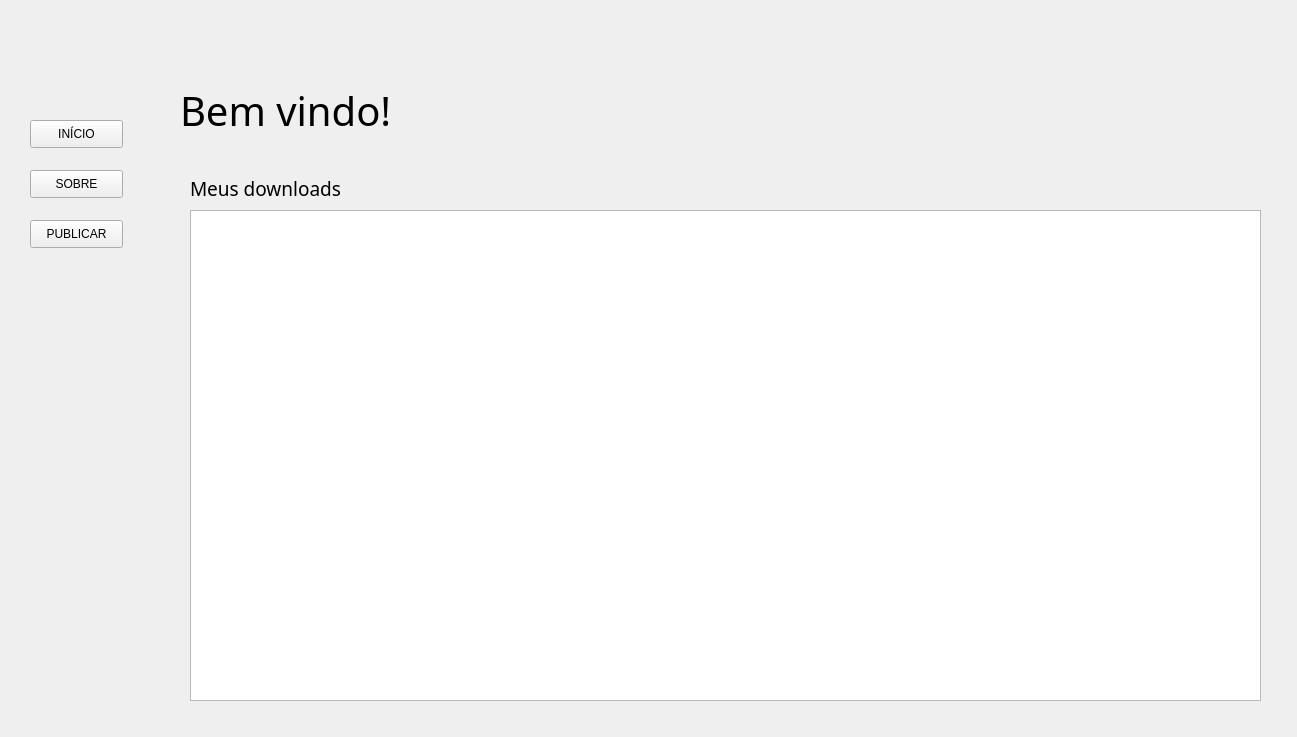
<?xml version="1.0" encoding="UTF-8"?>
<ui version="4.0">
 <class>MainWindow</class>
 <widget class="QMainWindow" name="MainWindow">
  <property name="geometry">
   <rect>
    <x>0</x>
    <y>0</y>
    <width>1297</width>
    <height>737</height>
   </rect>
  </property>
  <property name="sizePolicy">
   <sizepolicy hsizetype="Fixed" vsizetype="Fixed">
    <horstretch>0</horstretch>
    <verstretch>0</verstretch>
   </sizepolicy>
  </property>
  <property name="minimumSize">
   <size>
    <width>1297</width>
    <height>737</height>
   </size>
  </property>
  <property name="maximumSize">
   <size>
    <width>1297</width>
    <height>737</height>
   </size>
  </property>
  <property name="windowTitle">
   <string>MainWindow</string>
  </property>
  <widget class="QWidget" name="centralwidget">
   <property name="sizePolicy">
    <sizepolicy hsizetype="Fixed" vsizetype="Fixed">
     <horstretch>0</horstretch>
     <verstretch>0</verstretch>
    </sizepolicy>
   </property>
   <property name="maximumSize">
    <size>
     <width>1297</width>
     <height>737</height>
    </size>
   </property>
   <widget class="QLabel" name="label">
    <property name="geometry">
     <rect>
      <x>156</x>
      <y>0</y>
      <width>1141</width>
      <height>51</height>
     </rect>
    </property>
    <property name="text">
     <string/>
    </property>
    <property name="pixmap">
     <pixmap>images_.qrc/fundofaixa.png</pixmap>
    </property>
    <property name="scaledContents">
     <bool>true</bool>
    </property>
   </widget>
   <widget class="QLabel" name="label_3">
    <property name="geometry">
     <rect>
      <x>0</x>
      <y>0</y>
      <width>161</width>
      <height>741</height>
     </rect>
    </property>
    <property name="midLineWidth">
     <number>0</number>
    </property>
    <property name="text">
     <string/>
    </property>
    <property name="pixmap">
     <pixmap>images_.qrc/fundofaixa.png</pixmap>
    </property>
    <property name="scaledContents">
     <bool>true</bool>
    </property>
   </widget>
   <widget class="QPushButton" name="btn_inicio">
    <property name="geometry">
     <rect>
      <x>30</x>
      <y>120</y>
      <width>93</width>
      <height>28</height>
     </rect>
    </property>
    <property name="text">
     <string>INÍCIO</string>
    </property>
   </widget>
   <widget class="QPushButton" name="btn_sobre">
    <property name="geometry">
     <rect>
      <x>30</x>
      <y>170</y>
      <width>93</width>
      <height>28</height>
     </rect>
    </property>
    <property name="text">
     <string>SOBRE</string>
    </property>
   </widget>
   <widget class="QPushButton" name="btn_publicar">
    <property name="geometry">
     <rect>
      <x>30</x>
      <y>220</y>
      <width>93</width>
      <height>28</height>
     </rect>
    </property>
    <property name="text">
     <string>PUBLICAR</string>
    </property>
   </widget>
   <widget class="QStackedWidget" name="pages">
    <property name="geometry">
     <rect>
      <x>170</x>
      <y>60</y>
      <width>1111</width>
      <height>661</height>
     </rect>
    </property>
    <property name="currentIndex">
     <number>0</number>
    </property>
    <widget class="QWidget" name="pg_inicio">
     <widget class="QLabel" name="saudacao">
      <property name="geometry">
       <rect>
        <x>10</x>
        <y>10</y>
        <width>271</width>
        <height>81</height>
       </rect>
      </property>
      <property name="font">
       <font>
        <family>Biko</family>
        <pointsize>30</pointsize>
       </font>
      </property>
      <property name="text">
       <string>Bem vindo!</string>
      </property>
     </widget>
     <widget class="QListView" name="listView">
      <property name="geometry">
       <rect>
        <x>20</x>
        <y>150</y>
        <width>1071</width>
        <height>491</height>
       </rect>
      </property>
     </widget>
     <widget class="QLabel" name="label_2">
      <property name="geometry">
       <rect>
        <x>20</x>
        <y>120</y>
        <width>191</width>
        <height>16</height>
       </rect>
      </property>
      <property name="font">
       <font>
        <family>Biko</family>
        <pointsize>14</pointsize>
       </font>
      </property>
      <property name="text">
       <string>Meus downloads</string>
      </property>
     </widget>
    </widget>
    <widget class="QWidget" name="pg_sobre">
     <widget class="QLabel" name="informes">
      <property name="geometry">
       <rect>
        <x>10</x>
        <y>10</y>
        <width>291</width>
        <height>81</height>
       </rect>
      </property>
      <property name="font">
       <font>
        <family>Biko</family>
        <pointsize>30</pointsize>
       </font>
      </property>
      <property name="text">
       <string>Informações</string>
      </property>
     </widget>
    </widget>
    <widget class="QWidget" name="pg_publicar">
     <widget class="QLabel" name="titulo">
      <property name="geometry">
       <rect>
        <x>10</x>
        <y>10</y>
        <width>541</width>
        <height>81</height>
       </rect>
      </property>
      <property name="font">
       <font>
        <family>Biko</family>
        <pointsize>30</pointsize>
       </font>
      </property>
      <property name="text">
       <string>Publicar Novo Recurso</string>
      </property>
     </widget>
    </widget>
   </widget>
  </widget>
 </widget>
 <resources/>
 <connections/>
</ui>
